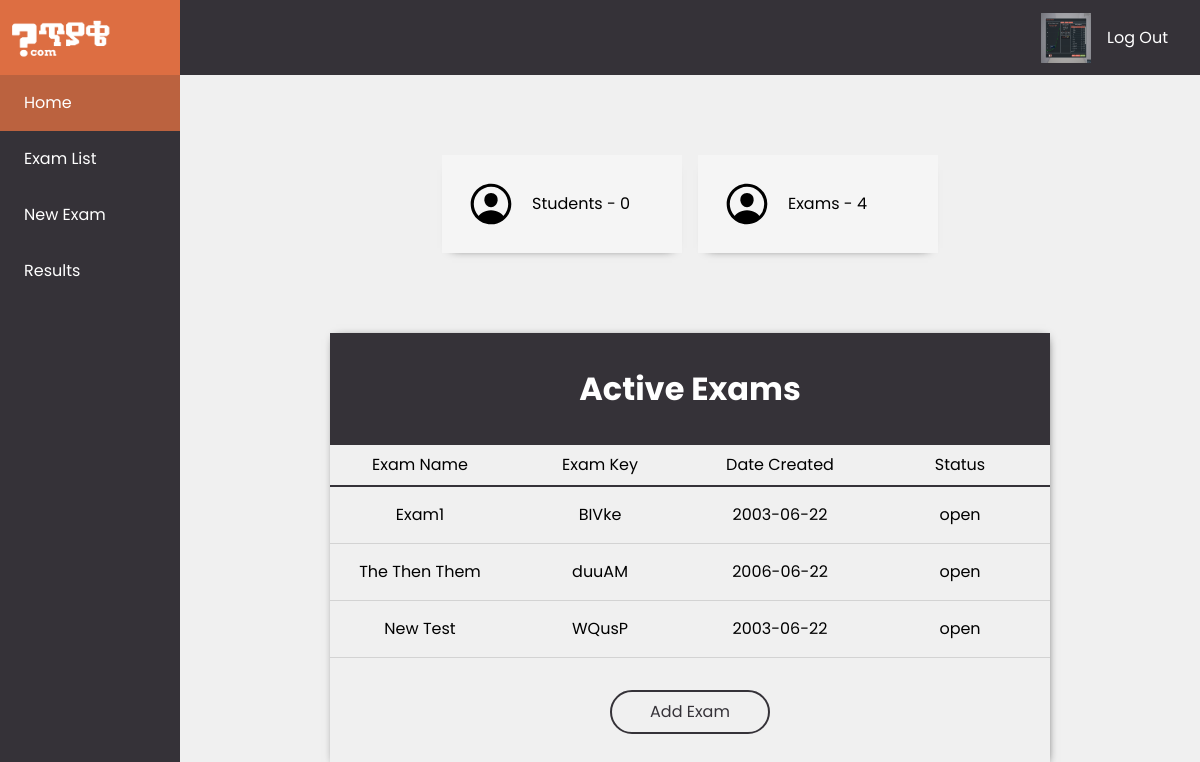
The app's page /public/dashboard.php (signed in) with its own data.
### tables this page shows
CREATE TABLE IF NOT EXISTS `examiner` (
  `ID` int(11) NOT NULL AUTO_INCREMENT,
  `FullName` varchar(60) NOT NULL,
  `Email` varchar(60) NOT NULL,
  `Password` varchar(60) NOT NULL,
  `Sex` varchar(1) NOT NULL,
  `DeptID` int(11) DEFAULT NULL,
  `InstID` int(11) DEFAULT NULL,
  `PhoneNo` bigint(20) NOT NULL,
  `ImageURL` varchar(60) DEFAULT NULL,
  `verified` int(11) NOT NULL DEFAULT '0',
  PRIMARY KEY (`ID`),
  KEY `examiner_dept_id` (`DeptID`),
  KEY `examiner_inst_id` (`InstID`)
);

CREATE TABLE IF NOT EXISTS `exam` (
  `Name` varchar(60) NOT NULL,
  `CourseID` int(11) DEFAULT NULL,
  `ExamKey` varchar(5) NOT NULL,
  `QuestionID` int(11) DEFAULT NULL,
  `AnswerID` int(11) DEFAULT NULL,
  `ExaminerID` int(11) NOT NULL,
  `Status` varchar(10) DEFAULT NULL,
  `Duration` int(10) NOT NULL,
  `Date` date NOT NULL,
  PRIMARY KEY (`ExamKey`),
  KEY `exam_ans_id` (`AnswerID`),
  KEY `exam_course_id` (`CourseID`),
  KEY `exam_examiner_id` (`ExaminerID`),
  KEY `exam_question_id` (`QuestionID`)
);

### public/dashboard.php (the view, shortened to what this page needs)
<?php
include_once "../shared/includes/database.php";
  $user_id = $_SESSION['id'];
  $sql_email = "SELECT * FROM examiner WHERE id =$user_id";
  $result = mysqli_query($conn, $sql_email);
  $row = mysqli_fetch_assoc($result);
  $image_url = $row['ImageURL'];
  $sql_email = "SELECT Email FROM examiner WHERE id =$user_id";
  $result = mysqli_query($conn, $sql_email);
  $row = mysqli_fetch_assoc($result);
  $user_email = $row['Email'];
  $user_email_dir = str_replace(".", "_", $user_email);
?>
<!DOCTYPE html>
<html lang="en">
<head>
    <link rel="stylesheet" href="css/style-reset.css" />
    <link rel="stylesheet" href="css/dashboard.css" />
</head>
<body>
    <div class="container">
        <header class="bg-primary">
            <div class="logo-box bg-secondary">
                <img src="./media/teyake_white_fill.png" alt="Teyake Logo" class="logo" />
            </div>
            <div class="nav-right">
                <a href="my_profile.php"><?php if($image_url == NULL): ?>
                    <img src="../public/media/images/user.png" alt="User Icon" width="50px" height="50px"
                        class="profileDisplay">
                    <?php elseif($image_url !=NULL): ?>
                    <img src=<?php echo"../public/uploads/".$user_email_dir.'/'.$image_url?> alt="User Icon"
                        width="50px" height="50px" class="profileDisplay">
                    <?php endif; ?>
                </a>
                <a href="../index.php?action=logout" class="transition" id="logout">Log Out</a>
            </div>
        </header>
        <main>
            <nav class="sidebar bg-primary">
                <div class="nav-list">
                    <ul>
                        <li class="list-item active">
                            <a href="#">Home</a>
                        </li>
                        <li class="list-item"><a href="#">Exam List</a></li>
                        <li class="list-item"><a href="#">New Exam</a></li>
                        <li class="list-item"><a href="#">Results</a></li>
                    </ul>
                </div>
            </nav>
            <div class="pages-container">
                <div class="page dashboard-home">
                    <div class="stat-container">
                        <div class="stat-card">
                            <p>Students - <span id="studCount">
                                    <?php
                                include "../shared/includes/database.php";
                                $student_count_rec = mysqli_query($conn, ("SELECT COUNT(ID) FROM `examinee` INNER JOIN exam ON examinee.ExamKey=exam.ExamKey AND exam.ExaminerID='".$_SESSION['id']."';"));
                                if (mysqli_num_rows($student_count_rec) > 0) {
                                    $row = mysqli_fetch_assoc($student_count_rec);
                                    echo $row['COUNT(ID)'];
                                  }
                                ?>
                                </span></p>
                        </div>
                        <div class="stat-card">
                            <p>Exams - <span id="examCount">
                                    <?php
                                include "../shared/includes/database.php";
                                $exam_count_rec = mysqli_query($conn, ("SELECT COUNT(ExamKey) FROM exam WHERE ExaminerID='".$_SESSION['id']."';"));
                                if (mysqli_num_rows($exam_count_rec) > 0) {
                                    $row = mysqli_fetch_assoc($exam_count_rec);
                                    echo $row['COUNT(ExamKey)'];
                                  }
                                ?>
                                </span></p>
                        </div>
                    </div>
                    <div class="center-content">
                        <div class="active-exams">
                            <h1 class="text-center bg-primary text-white">Active Exams</h1>
                            <div class="exam-list-head">
                                <p class="exam-name">Exam Name</p>
                                <p class="">Exam Key</p>
                                <p class="date-created">Date Created</p>
                                <p class="status">Status</p>
                            </div>
                            <div class="exam-tile-container">
                                <?php
                                include "../shared/includes/database.php";
                                $rec_questionid_row = mysqli_query($conn, ("SELECT Name, ExamKey, Status, Date, Duration FROM `exam` WHERE ExaminerID=\"".$_SESSION['id']."\" AND Status=\"open\""));
                                if (mysqli_num_rows($rec_questionid_row) > 0) {
                                    while($row = mysqli_fetch_assoc($rec_questionid_row)){
                                         echo  '<div class= "exam-tile relative">
                                          <p class="exam-name">'.$row['Name'].'</p>
                                            <p class="exam-key">'.$row['ExamKey'].'</p>
                                            <p class="date-created">'.$row['Date'].'</p>
                                            <p class="status">'.$row['Status'].'</p>
                                            </div>';
                                        }
                                  }
                                ?>
                            </div>
                            <div class="btn-container">
                                <button type="button" id="add-btn" class="bg-primary text-white transition">
                                    Add Exam
                                </button>
                            </div>
                        </div>
                    </div>
                </div>
            </div>
    </div>
</body>
</html>

### public/css/dashboard.css (style rules this page uses)
:root { font-family: "Poppins", sans-serif; --primary-color: rgb(53, 50, 56); --light-text: #d3dedc; --secondary-color: rgb(221, 110, 66); --sidebar-color: #0d363d; --sidebar-width: 15vw; --background-light: rgb(240, 240, 240); }
.bg-primary { background-color: var(--primary-color); }
.bg-secondary { background-color: var(--secondary-color); }
.text-center { text-align: center; }
.text-white { color: #fff; }
.transition { transition: 200ms ease-in-out; }
html { scroll-behavior: smooth; height: 100%; overflow-y: hidden; }
body { height: 100%; overflow-x: hidden; }
.container { min-height: 100vh; }
header { display: flex; justify-content: space-between; align-items: center; color: white; padding-right: 2rem; }
ul { padding: 0; margin: 0; }
.logo-box { min-width: var(--sidebar-width); padding-left: min(2rem, 1vw); padding-block: 1rem; min-height: 100%; }
.logo { width: 100px; }
.nav-right { display: flex; gap: 1rem; align-items: center; }
.account { width: 50px; fill: white; }
main { display: flex; height: 100%; background-color: var(--background-light); }
.sidebar { min-width: var(--sidebar-width); color: white; min-height: 100vh; position: sticky; transition: all 150ms ease; }
.list-item { padding-block: 1rem; padding-left: min(2rem, 2vw); transition: 150ms ease-in-out; }
.list-item.active { background-color: rgb(221, 110, 66, 0.8); }
.dashboard-home { width: 85vw; display: flex; flex-direction: column; align-items: center; }
.stat-container { display: flex; justify-content: space-between; max-width: 70%; gap: 1rem; margin-top: 5rem; }
.stat-container svg { fill: black; }
.stat-card { width: max(10vw, 15rem); display: flex; align-items: center; padding: 1.5rem; background-color: #f5f5f5; gap: 1rem; transition: 200ms linear; box-shadow: 0px 5px 10px -10px; }
.center-content * { max-width: 85vw; }
.center-content { margin-top: 5rem; display: flex; justify-content: center; flex-direction: column; align-items: center; }
.active-exams, .student-results { width: max(40rem, 60vw); box-shadow: 1px 1px 10px -5px; }
.active-exams h1, .student-results h1 { padding-block: 2rem; }
.exam-list-head { display: grid; grid-template-columns: repeat(4, minmax(0, 1fr)); place-items: center; padding-block: 0.5rem; border-bottom: 2px solid var(--primary-color); }
.exam-tile { display: grid; place-items: center; grid-template-columns: repeat(4, minmax(0, 1fr)); grid-auto-columns: max-content; padding-block: 1rem; border-bottom: 1px solid lightgray; transition: 100ms linear; }
.exam-tile > * { width: fit-content; }
.btn-container { display: flex; justify-content: center; margin-block: 2rem; }
#add-btn { border: 2px solid var(--primary-color); background-color: transparent; color: var(--primary-color); padding: 0.5rem 2rem; border-radius: 1.5rem; width: 10rem; margin: 0 auto; }
.relative { position: relative; }

### records on screen
examiner: Email+ImageURL (picture)
exam: Name "Exam1", ExamKey "BIVke", Date "2003-06-22", Status "open"
exam: Name "The Then Them", ExamKey "duuAM", Date "2006-06-22", Status "open"
exam: Name "New Test", ExamKey "WQusP", Date "2003-06-22", Status "open"

### other values on screen
$row['COUNT(ID)'] "0"
$row['COUNT(ExamKey)'] "4"
